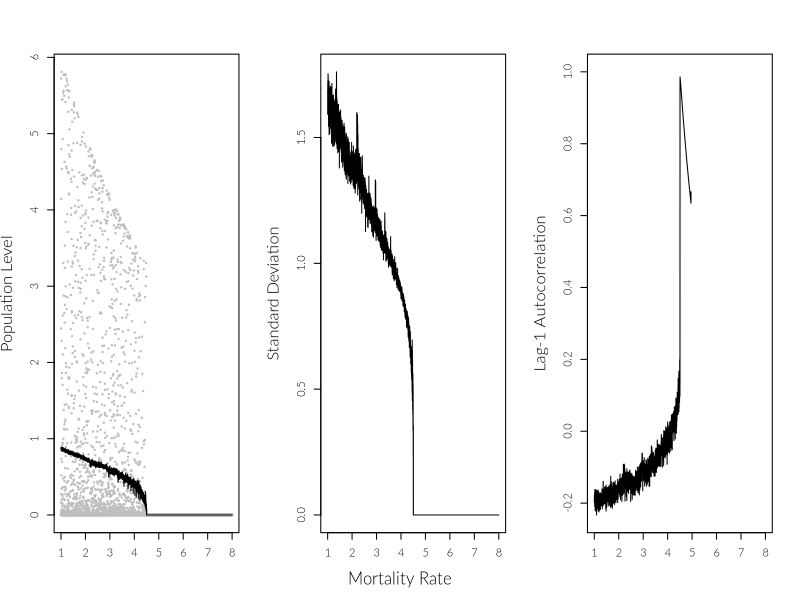
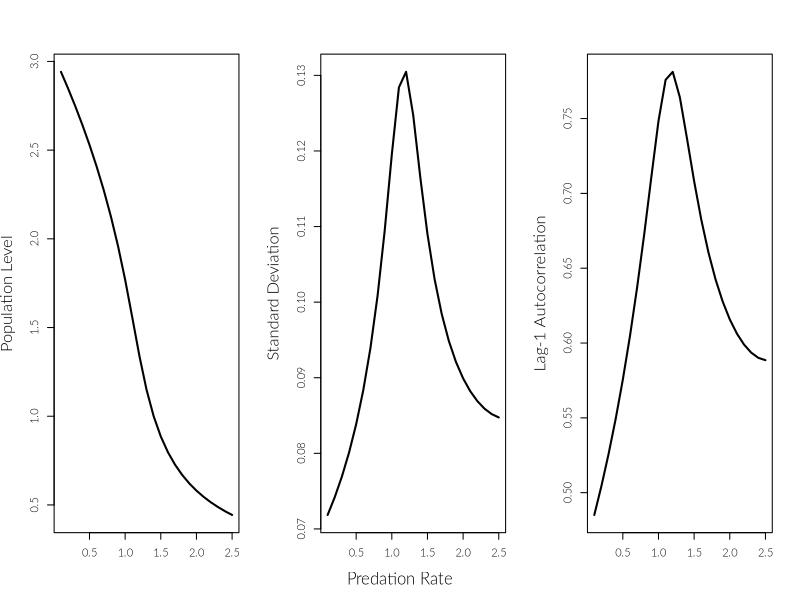

Generate these figures, in order, with R:
# Code to generate two example figures for early warning review

require(plyr)

s.model <- function(x, r, sK, m) {

  x1 <- x * exp(r * (1-x) - m / (1+ sK*x))
  return(x1)
  }

m <- seq(1,8,by=0.001)
r <- 4.5
sK <- 16
x0 <- runif(length(m))
T <- 1000
X <- matrix(NA, nrow=T+1, ncol=length(m))
X[1,] <- x0

for (i in 1:T) {
  
  X[i+1,] <- s.model(X[i,], r, sK, m)
  
  }

schreiber.stats <- adply(1:length(m), 1, function(x) data.frame(
  m=m[x],
  mean=mean(X[800:1001,x]),
  SD=sd(X[800:1001,x] - mean(X[800:1001,x])),
  AR1=acf(X[800:1001,x], lag.max=1, plot=FALSE)$acf[2]
  ))

png("schreiber-fig.png", width=800, height=400)
par(mfrow=c(1,3), cex.lab=1.5, family="Lato Light")
plot(m, X[1001,], pch=19, cex=0.3, xlab = "", ylab="Population Level", col="grey")
lines(schreiber.stats$m, schreiber.stats$mean, type="l")
plot(schreiber.stats$m, schreiber.stats$SD, type="l", ylab="Standard Deviation", xlab="")
plot(schreiber.stats$m, schreiber.stats$AR1, type="l", ylab="Lag-1 Autocorrelation", xlab="")
mtext("Mortality Rate", side=1, outer=T, padj=-2)
dev.off()



k.model <- function(V, parms) {

  r = parms[["r"]]
  K = parms[["K"]]
  c = parms[["c"]]
  V0 = parms[["V0"]]
  dt = parms[["dt"]]
  sigma = parms[["sigma"]]
    
  dVdt <- r*V*(1- V/K) - c*(V^2)/(V^2 + V0^2)
  
  V1 <- V + dVdt*dt + sigma*rnorm(1,mean=0,sd=sqrt(dt))
  
  }


dt <- 0.01
T <- 300
cs <- seq(0.1,2.5,0.1)
parms <- list(K=3,r=1,V0=1, c=cs, sigma=0.1, dt=dt)
Vout <- matrix(NA, nrow=(T/dt)+1, ncol=length(cs))
Vout[1,] <- parms[["V0"]]
for(i in 1:(nrow(Vout)-1)) {
  Vout[i+1,] <- k.model(Vout[i,], parms)
  }

Vout <- Vout[seq(nrow(Vout)-200*(1/dt),nrow(Vout),length.out=200),]
kefi.stats <- adply(1:length(cs), 1, function(x) data.frame(
  c=cs[x],
  mean=mean(Vout[,x]),
  SD=sd(Vout[,x] - mean(Vout[,x])),
  AR1=acf(Vout[,x], lag.max=1, plot=FALSE)$acf[2]
  ))

png("kefi-fig.png", width=800, height=400)
par(mfrow=c(1,3), par(mfrow=c(1,3), cex.lab=1.5), family="Lato Light")
plot(kefi.stats$c, tail(Vout,1), xlab="", ylab="Population Level", type="l", lwd=2)
plot(kefi.stats$c, kefi.stats$SD, type="l", ylab="Standard Deviation", xlab="", lwd=2)
plot(kefi.stats$c, kefi.stats$AR1, type="l", ylab="Lag-1 Autocorrelation", xlab="", lwd=2)
mtext("Predation Rate", side=1, outer=T, padj=-2)
dev.off()
